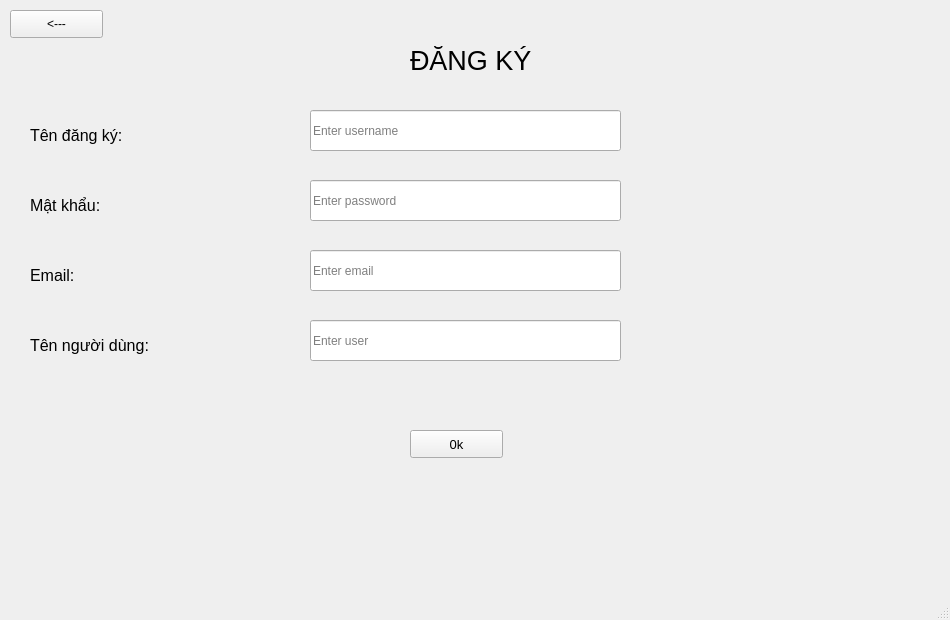
<?xml version="1.0" encoding="UTF-8"?>
<ui version="4.0">
 <class>MainWindow</class>
 <widget class="QMainWindow" name="MainWindow">
  <property name="geometry">
   <rect>
    <x>0</x>
    <y>0</y>
    <width>950</width>
    <height>620</height>
   </rect>
  </property>
  <property name="windowTitle">
   <string>MainWindow</string>
  </property>
  <widget class="QWidget" name="centralwidget">
   <widget class="QLabel" name="label">
    <property name="geometry">
     <rect>
      <x>410</x>
      <y>10</y>
      <width>181</width>
      <height>101</height>
     </rect>
    </property>
    <property name="font">
     <font>
      <pointsize>20</pointsize>
     </font>
    </property>
    <property name="text">
     <string>ĐĂNG KÝ</string>
    </property>
   </widget>
   <widget class="QLabel" name="label_2">
    <property name="geometry">
     <rect>
      <x>30</x>
      <y>120</y>
      <width>161</width>
      <height>31</height>
     </rect>
    </property>
    <property name="font">
     <font>
      <pointsize>12</pointsize>
     </font>
    </property>
    <property name="text">
     <string>Tên đăng ký:</string>
    </property>
   </widget>
   <widget class="QLabel" name="label_3">
    <property name="geometry">
     <rect>
      <x>30</x>
      <y>190</y>
      <width>161</width>
      <height>31</height>
     </rect>
    </property>
    <property name="font">
     <font>
      <pointsize>12</pointsize>
     </font>
    </property>
    <property name="text">
     <string>Mật khẩu:</string>
    </property>
   </widget>
   <widget class="QPushButton" name="okdk">
    <property name="geometry">
     <rect>
      <x>410</x>
      <y>430</y>
      <width>93</width>
      <height>28</height>
     </rect>
    </property>
    <property name="font">
     <font>
      <pointsize>10</pointsize>
     </font>
    </property>
    <property name="text">
     <string>0k</string>
    </property>
   </widget>
   <widget class="QLineEdit" name="user">
    <property name="geometry">
     <rect>
      <x>310</x>
      <y>110</y>
      <width>311</width>
      <height>41</height>
     </rect>
    </property>
    <property name="text">
     <string/>
    </property>
    <property name="placeholderText">
     <string>Enter username</string>
    </property>
   </widget>
   <widget class="QLineEdit" name="mk">
    <property name="geometry">
     <rect>
      <x>310</x>
      <y>180</y>
      <width>311</width>
      <height>41</height>
     </rect>
    </property>
    <property name="text">
     <string/>
    </property>
    <property name="echoMode">
     <enum>QLineEdit::Password</enum>
    </property>
    <property name="placeholderText">
     <string>Enter password</string>
    </property>
   </widget>
   <widget class="QPushButton" name="ql">
    <property name="geometry">
     <rect>
      <x>10</x>
      <y>10</y>
      <width>93</width>
      <height>28</height>
     </rect>
    </property>
    <property name="text">
     <string>&lt;---</string>
    </property>
   </widget>
   <widget class="QLineEdit" name="email">
    <property name="geometry">
     <rect>
      <x>310</x>
      <y>250</y>
      <width>311</width>
      <height>41</height>
     </rect>
    </property>
    <property name="text">
     <string/>
    </property>
    <property name="placeholderText">
     <string>Enter email</string>
    </property>
   </widget>
   <widget class="QLabel" name="label_4">
    <property name="geometry">
     <rect>
      <x>30</x>
      <y>260</y>
      <width>161</width>
      <height>31</height>
     </rect>
    </property>
    <property name="font">
     <font>
      <pointsize>12</pointsize>
     </font>
    </property>
    <property name="text">
     <string>Email:</string>
    </property>
   </widget>
   <widget class="QLineEdit" name="name">
    <property name="geometry">
     <rect>
      <x>310</x>
      <y>320</y>
      <width>311</width>
      <height>41</height>
     </rect>
    </property>
    <property name="text">
     <string/>
    </property>
    <property name="placeholderText">
     <string>Enter user</string>
    </property>
   </widget>
   <widget class="QLabel" name="label_5">
    <property name="geometry">
     <rect>
      <x>30</x>
      <y>330</y>
      <width>161</width>
      <height>31</height>
     </rect>
    </property>
    <property name="font">
     <font>
      <pointsize>12</pointsize>
     </font>
    </property>
    <property name="text">
     <string>Tên người dùng:</string>
    </property>
   </widget>
  </widget>
  <widget class="QMenuBar" name="menubar">
   <property name="geometry">
    <rect>
     <x>0</x>
     <y>0</y>
     <width>950</width>
     <height>26</height>
    </rect>
   </property>
  </widget>
  <widget class="QStatusBar" name="statusbar"/>
 </widget>
 <resources/>
 <connections/>
</ui>
